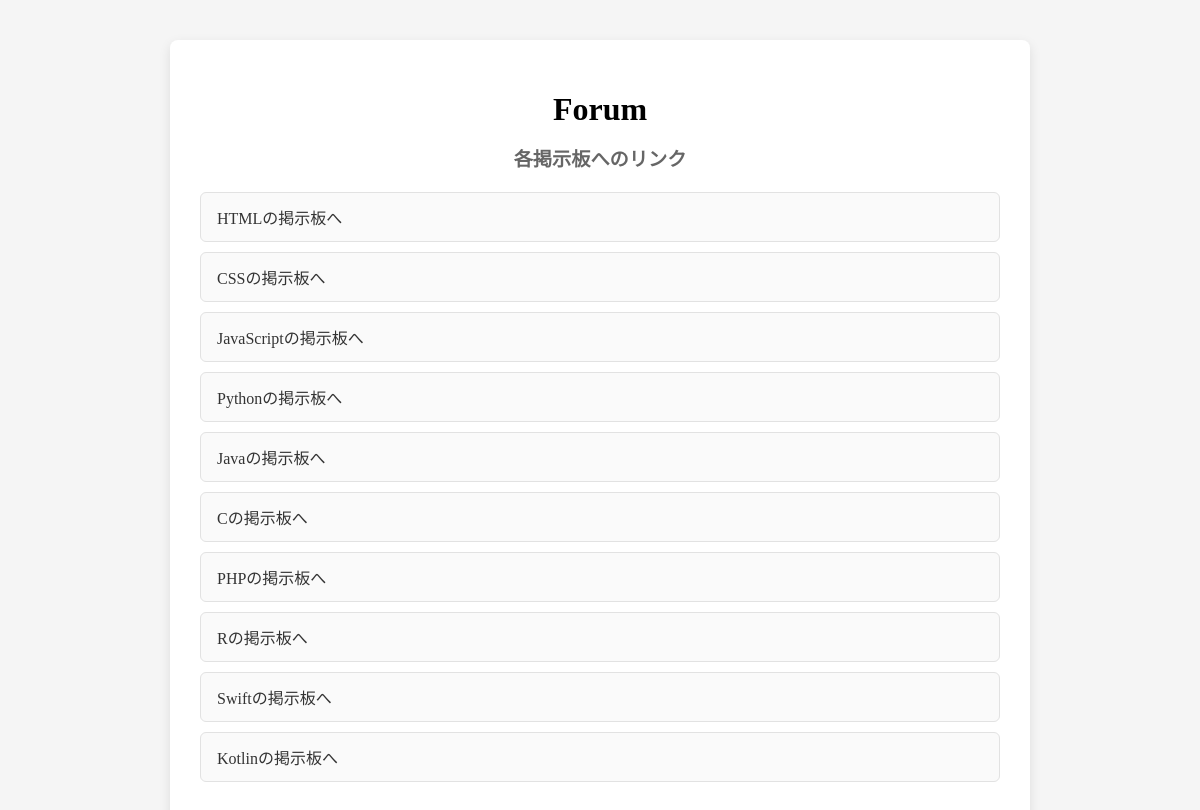
The page / on the database its author committed.
### main/models.py (models this page shows, shortened)
class Topic(models.Model):
    name = models.CharField("トピック名", max_length=20)

### main/views.py (the view)
# urls.py: path('', views.index, name='index'),
def index(request):
    TOPIC_LIST = Topic.objects.all()
    context = {
        "topics": TOPIC_LIST,
    }
    return render(request, "main/index.html", context)

### main/templates/main/index.html (shortened to what this page needs)
{% load static %}
<!DOCTYPE html>
<html lang="ja">
<head>
    <link rel="stylesheet" href="{% static 'main/css/index.css' %}">
</head>
<body>
    <div class="container">
        <h1 class="title">Forum</h1>
        <h2 class="subtitle">各掲示板へのリンク</h2>
        <ul class="topic-list">
            {% for topic in topics %}
            <li class="topic-item">
                <a class="topic-link" href="{% url 'forum' topic.name %}">{{ topic.name }}の掲示板へ</a>
            </li>
            {% endfor %}
        </ul>
    </div>
</body>
</html>

### main/static/main/css/index.css (style rules this page uses)
body { background-color: #f5f5f5; }
.container { max-width: 800px; margin: 40px auto; background-color: #fff; padding: 30px; border-radius: 8px; box-shadow: 0 4px 12px rgba(0,0,0,0.1); }
.title { font-size: 2rem; margin-bottom: 10px; text-align: center; }
.subtitle { font-size: 1.2rem; margin-bottom: 20px; text-align: center; color: #666; }
.topic-list { list-style: none; padding: 0; margin: 0; }
.topic-item { margin: 10px 0; }
.topic-link { display: block; padding: 12px 16px; background-color: #fafafa; border: 1px solid #e2e2e2; border-radius: 6px; text-decoration: none; color: #333; }

### rows shown on the page
Topic: name "HTML"
Topic: name "CSS"
Topic: name "JavaScript"
Topic: name "Python"
Topic: name "Java"
Topic: name "C"
Topic: name "PHP"
Topic: name "R"
Topic: name "Swift"
Topic: name "Kotlin"
